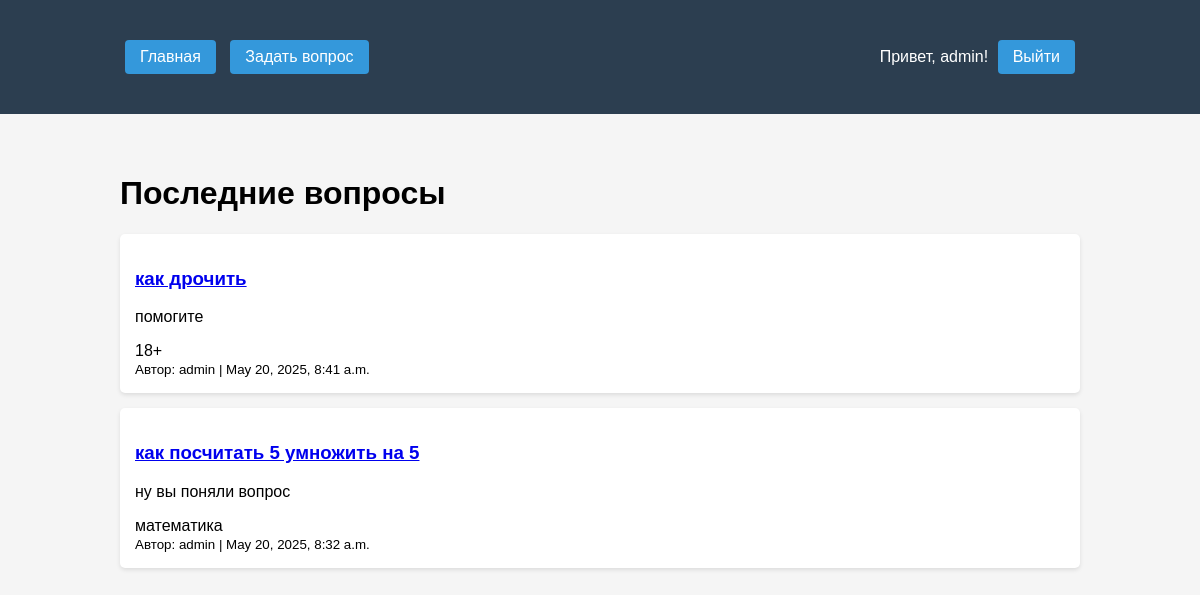
The app's page / (signed in) with its own data.
### qa/models.py (models this page shows, shortened)
class Question(models.Model):
    title = models.CharField(max_length=200)
    content = models.TextField()
    author = models.ForeignKey(User, on_delete=models.CASCADE)
    created_at = models.DateTimeField(auto_now_add=True)
    updated_at = models.DateTimeField(auto_now=True)
    tags = models.ManyToManyField(Tag)

class Tag(models.Model):
    name = models.CharField(max_length=50, unique=True)

### qa/views.py (the view)
# urls.py: path('', views.home, name='home'),
def home(request):
    questions = Question.objects.all().order_by('-created_at')
    return render(request, 'qa/home.html', {'questions': questions})

### qa/templates/qa/home.html
{% extends 'qa/base.html' %}
{% block content %}
    <h1>Последние вопросы</h1>
    {% for question in questions %}
        <div class="question">
            <h3><a href="{% url 'question_detail' question.id %}">{{ question.title }}</a></h3>
            <p>{{ question.content|truncatewords:30 }}</p>
            <div class="tags">
                {% for tag in question.tags.all %}
                    <span class="tag">{{ tag.name }}</span>
                {% endfor %}
            </div>
            <small>Автор: {{ question.author.username }} | {{ question.created_at }}</small>
        </div>
    {% endfor %}
{% endblock %}

### qa/templates/qa/base.html (shortened to what this page needs)
<!DOCTYPE html>
<html lang="ru">
<head>
</head>
<body>
    <header>
        <div class="container">
            <a href="{% url 'home' %}" class="btn">Главная</a>
            {% if user.is_authenticated %}
                <a href="{% url 'ask_question' %}" class="btn">Задать вопрос</a>
                <span style="float: right;">
                    Привет, {{ user.username }}!
                    <a href="{% url 'logout' %}" class="btn">Выйти</a>
                </span>
            {% else %}
                <span style="float: right;">
                    <a href="{% url 'login' %}" class="btn">Войти</a>
                    <a href="{% url 'register' %}" class="btn">Регистрация</a>
                </span>
            {% endif %}
        </div>
    </header>
    <div class="container">
        {% block content %}{% endblock %}
    </div>
</body>
</html>

### qa/templates/qa/base.html (style rules this page uses)
body { font-family: Arial, sans-serif; margin: 0; padding: 0; background-color: #f5f5f5; }
.container { width: 80%; margin: 0 auto; padding: 20px; }
header { background: #2c3e50; color: white; padding: 15px 0; margin-bottom: 20px; }
.btn { display: inline-block; padding: 8px 15px; background: #3498db; color: white; text-decoration: none; border-radius: 4px; margin: 5px; }
.question, .answer { background: white; padding: 15px; margin-bottom: 15px; border-radius: 5px; box-shadow: 0 2px 4px rgba(0,0,0,0.1); }

### records on screen
Question: title "как дрочить", content "помогите", author.username "admin", created_at "May 20, 2025, 8:41 a.m."
Tag: name "18+"
Question: title "как посчитать 5 умножить на 5", content "ну вы поняли вопрос", author.username "admin", created_at "May 20, 2025, 8:32 a.m."
Tag: name "математика"

### other values on screen
{{ user.username }} "admin"
